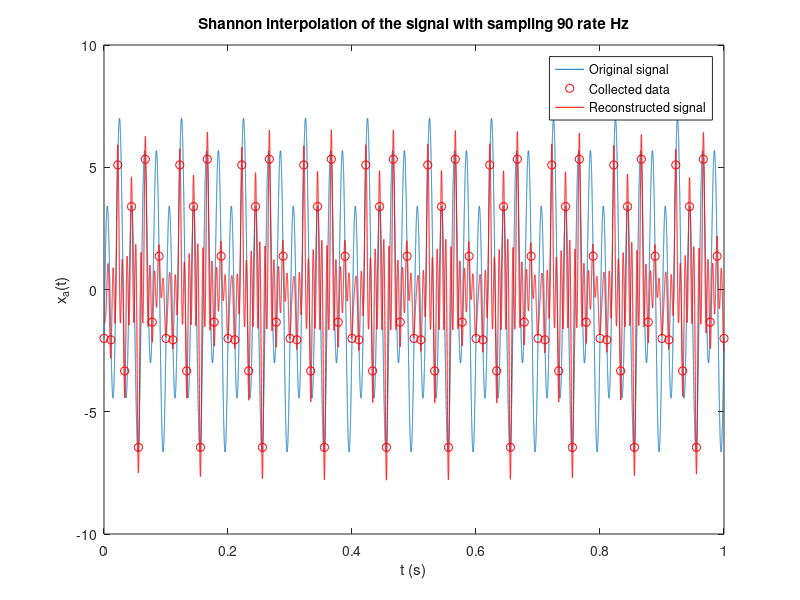

Source code (MATLAB):
t_start = 0;
t_stop = 1;
f=1/1e-5;
t = t_start:1/f:t_stop;
y = 5*sin(100*pi*t)-2*cos(40*pi*t);

fs = 90;
ts = t_start:1/fs:t_stop;
y_s = 5*sin(100*pi*ts)-2*cos(40*pi*ts);

y_a = zeros(1,length(t));
for i = 1:length(y_s)
    y_a = y_a+y_s(i)*sinc(pi*fs*(t-(i-1)/fs));
end

plot(t,y);
hold on;
plot(ts,y_s,'or');
plot(t,y_a,'r');
hold off;
legend('Original signal','Collected data','Reconstructed signal');
xlabel('t (s)');
ylabel('x_a(t)');
title(['Shannon interpolation of the signal with sampling ',num2str(fs),' rate Hz']);
% y_f = fft(y_s)/fs*2;
% F = fs*(0:length(ts)/2)/length(ts);
% semilogx(F,abs(y_f(1:floor(length(y_f)/2+1))));

function y = sinc(x)
    if x == 0
        y = 1;
    else
        y = sin(x)./x;
    end
end
%##########Finish##########